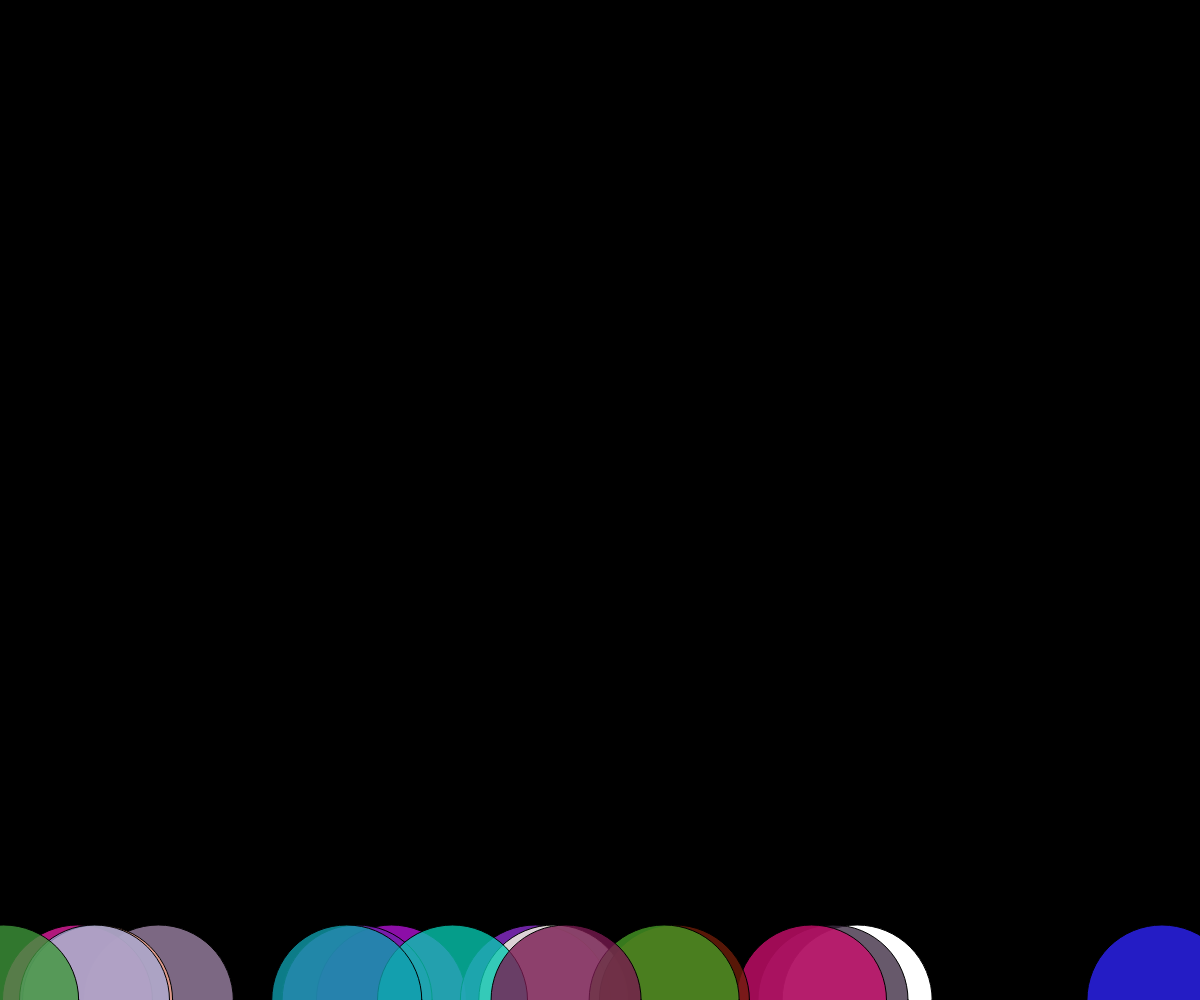
Frame 1 (no input)
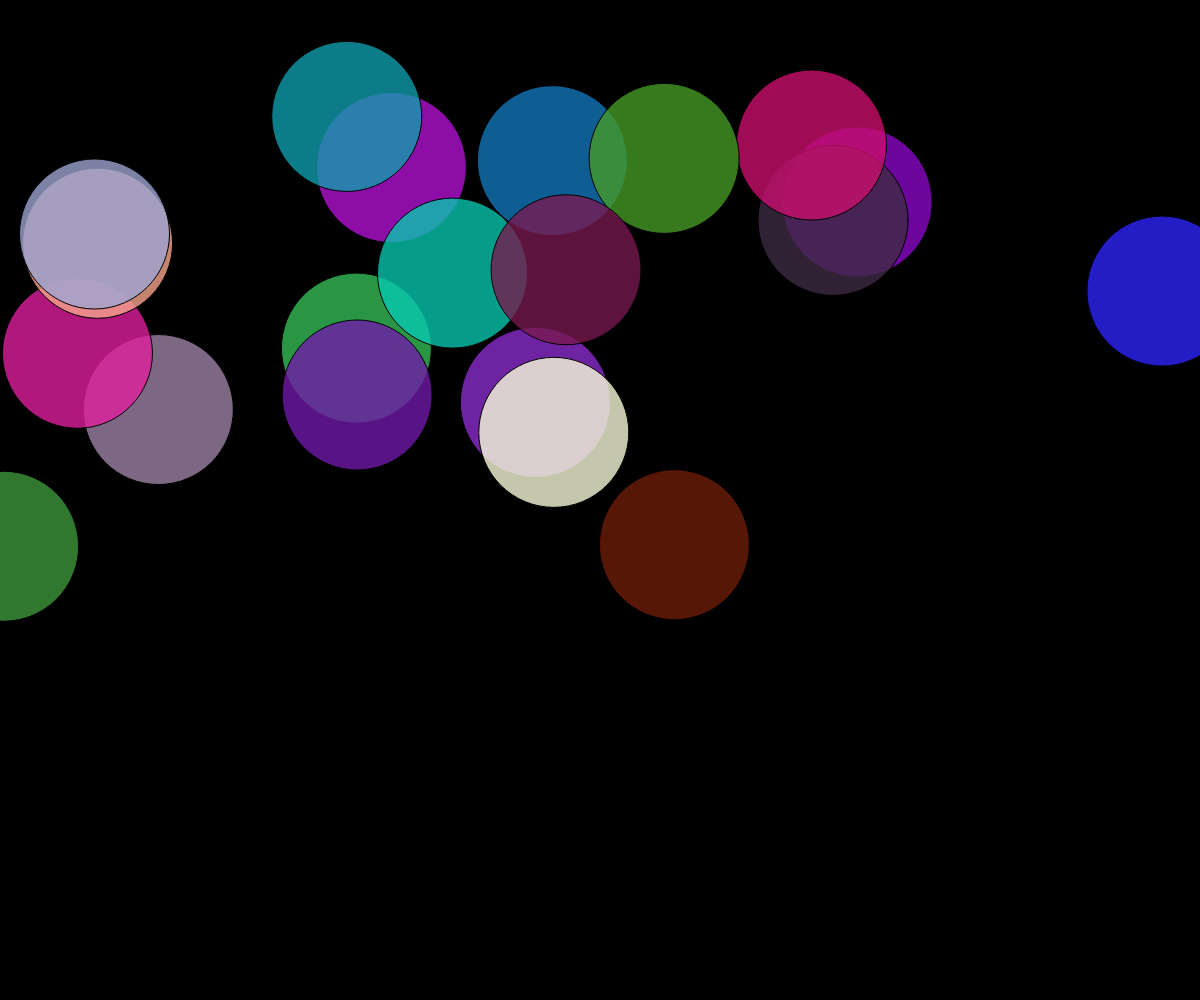
Frame 60 (no input)
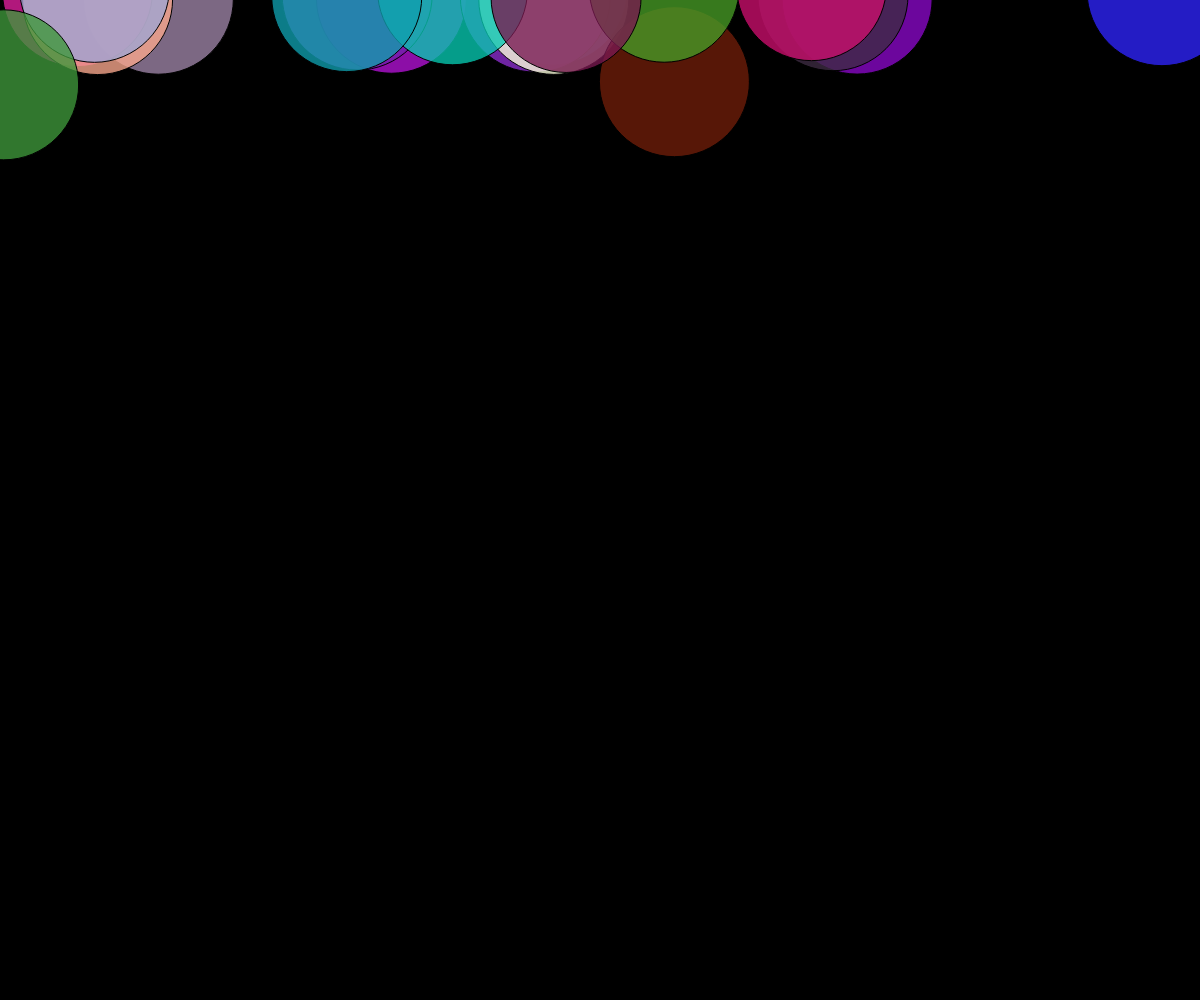
Frame 120 (the mouse pressed at the canvas centre since frame 60)

The p5.js sketch that drew these frames (run headless with seeded random() and noise() and a simulated clock; from frame 60 on, the mouse is pressed at the canvas centre):

// p5.js sketch
// ── sketch.js
var balloons
var count = 20
var speed = 15
function setup() {
    createCanvas(windowWidth,windowHeight)
    balloons = []
    for(var i=0;i<count;i++){
        var ball = new balloon(random(windowWidth),random(255),random(255),random(255))
        balloons.push(ball)
    }
}

function draw() {
    background(0)
    for(var i in balloons){
        balloons[i].show()
    }
}

function balloon(x,r,g,b){

    this.x = x
    this.y = windowHeight
    this.r = r
    this.g = g
    this.b = b
    this.speed = random(speed/2,speed)

    this.show = function(){
        ellipse(this.x,this.y,150,150)
        fill(this.r,this.g,this.b,200)
        this.float()
    }

    this.float = function(){
        if(this.y > 0){
            this.y -= this.speed
        }
    }

    this.reset = function(){
        this.y = windowHeight
        this.x = random(windowWidth)
        this.speed = random(speed/2,speed)
        this.r = random(255)
        this.g = random(255)
        this.b = random(255)
    }

}

function keyPressed(){
    if(event.code == 'Space'){
        for(var i=0;i<balloons.length;i++){
            balloons[i].reset()
        }
    }
}
